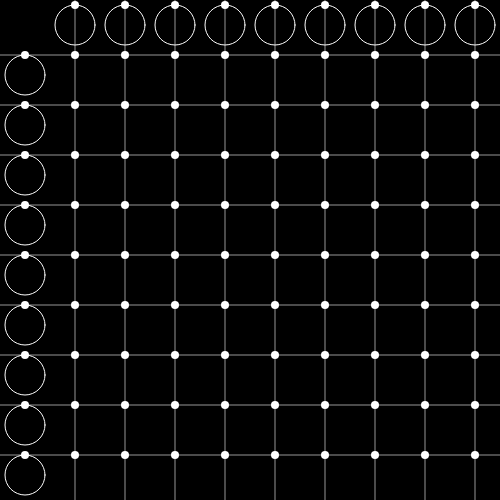
Frame 1 (no input)
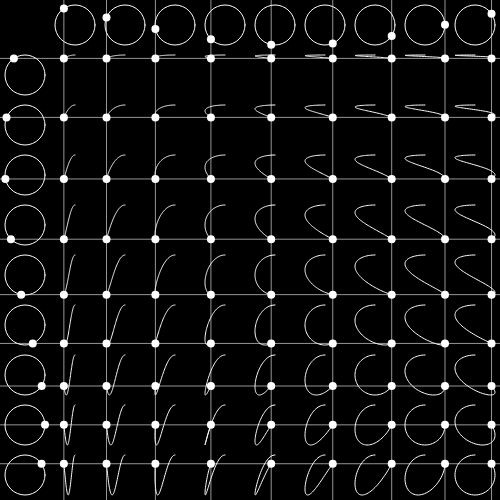
Frame 60 (no input)
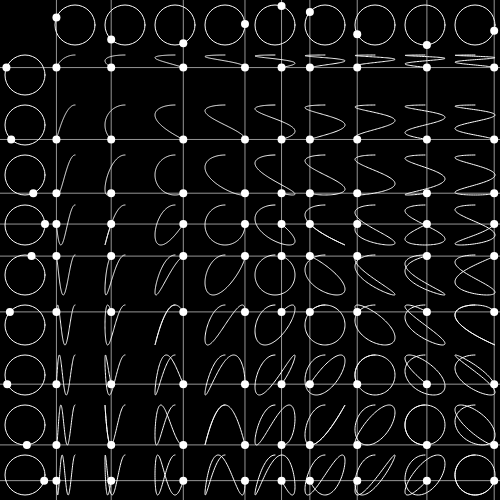
Frame 120 (the mouse pressed at the canvas centre since frame 60)

The p5.js sketch that drew these frames (run headless with seeded random() and noise() and a simulated clock; from frame 60 on, the mouse is pressed at the canvas centre):

// p5.js sketch
// ── sketch.js
function make2DArray(rows, cols) {
    var arr = new Array(rows); //like arr[]; but with number of columns hardcoded
    for (var i = 0; i < arr.length; i++) {
      arr[i] = new Array(cols);
    }
    return arr;
  }
  
  let angle = 0;
  let w = 50;
  let cols;
  let rows;
  let curves;
  
  function setup() {
    createCanvas(500, 500);
    cols = floor(width / w) - 1;
    rows = floor(height / w) - 1;
    curves = make2DArray(rows,cols);
  
    for (let j = 0; j < rows; j++) {
      for (let i = 0; i < cols; i++) {
        curves[j][i] = new Curve();
      }
    }
  }
  
  function draw() {
    background(0);
    let d = w - 0.2 * w;
    let r = d / 2;
  
    noFill();
    stroke(255);
    for (let i = 0; i < cols; i++) {
      let cx = w + i * w + w / 2;
      let cy = w / 2;
      strokeWeight(1);
      stroke(255);
      ellipse(cx, cy, d, d);
      let x = r * cos(angle * (i + 1) - HALF_PI);
      let y = r * sin(angle * (i + 1) - HALF_PI);
      strokeWeight(8);
      stroke(255);
      point(cx + x, cy + y);
      stroke(255, 150);
      strokeWeight(1);
      line(cx + x, 0, cx + x, height);
  
      for (let j = 0; j < rows; j++) {
        curves[j][i].setX(cx + x);
      }
    }
  
    noFill();
    stroke(255);
    for (let j = 0; j < rows; j++) {
      let cx = w / 2;
      let cy = w + j * w + w / 2;
      strokeWeight(1);
      stroke(255);
      ellipse(cx, cy, d, d);
      let x = r * cos(angle * (j + 1) - HALF_PI);
      let y = r * sin(angle * (j + 1) - HALF_PI);
      strokeWeight(8);
      stroke(255);
      point(cx + x, cy + y);
      stroke(255, 150);
      strokeWeight(1);
      line(0, cy + y, width, cy + y);
  
      for (let i = 0; i < cols; i++) {
        curves[j][i].setY(cy + y);
      }
    }
  
    for (let j = 0; j < rows; j++) {
      for (let i = 0; i < cols; i++) {
        curves[j][i].addPoint();
        curves[j][i].show();
      }
    }
  
  
    angle -= 0.01;
  
    if (angle < -TWO_PI) {
      for (let j = 0; j < rows; j++) {
        for (let i = 0; i < cols; i++) {
          curves[j][i].reset();
        }
      }
      // saveFrame("lissajous#####.png");
      angle = 0;
    }
  }


  class Curve {

    constructor() {
      this.path = [];
      this.current = createVector();
    }
  
     setX( x) {
      this.current.x = x;
    }
  
     setY( y) {
      this.current.y = y;
    }
  
     addPoint() {
      this.path.push(this.current);
    }
    
     reset() {
      this.path = []; 
    }
  
     show() {
      stroke(255);
      strokeWeight(1);
      noFill();
      beginShape();
      for (let v of this.path) {
        vertex(v.x, v.y);
      }
      endShape();
  
      strokeWeight(8);
      point(this.current.x, this.current.y);
      this.current = createVector();
    }
  }
  
